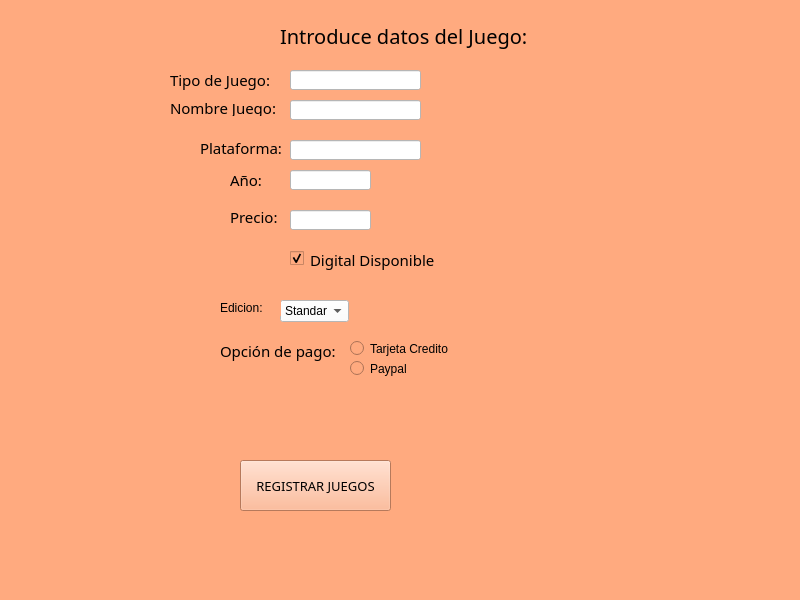
<?xml version="1.0" encoding="UTF-8"?>
<ui version="4.0">
 <class>MainWindow</class>
 <widget class="QMainWindow" name="MainWindow">
  <property name="geometry">
   <rect>
    <x>0</x>
    <y>0</y>
    <width>800</width>
    <height>600</height>
   </rect>
  </property>
  <property name="windowTitle">
   <string>MainWindow</string>
  </property>
  <property name="styleSheet">
   <string notr="true">background-color: rgb(255, 170, 127);</string>
  </property>
  <widget class="QWidget" name="centralwidget">
   <widget class="QLabel" name="label">
    <property name="geometry">
     <rect>
      <x>280</x>
      <y>20</y>
      <width>271</width>
      <height>31</height>
     </rect>
    </property>
    <property name="font">
     <font>
      <family>MV Boli</family>
      <pointsize>15</pointsize>
      <weight>50</weight>
      <italic>false</italic>
      <bold>false</bold>
     </font>
    </property>
    <property name="styleSheet">
     <string notr="true">font: 15pt &quot;MV Boli&quot;;</string>
    </property>
    <property name="text">
     <string>Introduce datos del Juego:</string>
    </property>
   </widget>
   <widget class="QLabel" name="label_2">
    <property name="geometry">
     <rect>
      <x>170</x>
      <y>100</y>
      <width>111</width>
      <height>16</height>
     </rect>
    </property>
    <property name="font">
     <font>
      <family>MV Boli</family>
      <pointsize>11</pointsize>
      <weight>50</weight>
      <italic>false</italic>
      <bold>false</bold>
     </font>
    </property>
    <property name="styleSheet">
     <string notr="true">font: 11pt &quot;MV Boli&quot;;</string>
    </property>
    <property name="text">
     <string>Nombre Juego:</string>
    </property>
   </widget>
   <widget class="QLineEdit" name="entrada_nombre_juego">
    <property name="geometry">
     <rect>
      <x>290</x>
      <y>100</y>
      <width>131</width>
      <height>20</height>
     </rect>
    </property>
    <property name="font">
     <font>
      <pointsize>10</pointsize>
     </font>
    </property>
    <property name="styleSheet">
     <string notr="true">background-color: rgb(255, 255, 255);</string>
    </property>
   </widget>
   <widget class="QLabel" name="label_5">
    <property name="geometry">
     <rect>
      <x>230</x>
      <y>210</y>
      <width>47</width>
      <height>13</height>
     </rect>
    </property>
    <property name="font">
     <font>
      <family>MV Boli</family>
      <pointsize>11</pointsize>
      <weight>50</weight>
      <italic>false</italic>
      <bold>false</bold>
     </font>
    </property>
    <property name="styleSheet">
     <string notr="true">font: 11pt &quot;MV Boli&quot;;</string>
    </property>
    <property name="text">
     <string>Precio:</string>
    </property>
   </widget>
   <widget class="QLineEdit" name="entrada_precio_juego">
    <property name="geometry">
     <rect>
      <x>290</x>
      <y>210</y>
      <width>81</width>
      <height>20</height>
     </rect>
    </property>
    <property name="font">
     <font>
      <pointsize>10</pointsize>
     </font>
    </property>
    <property name="styleSheet">
     <string notr="true">background-color: rgb(255, 255, 255);</string>
    </property>
    <property name="text">
     <string/>
    </property>
   </widget>
   <widget class="QPushButton" name="boton_resgistrar_juego">
    <property name="geometry">
     <rect>
      <x>240</x>
      <y>460</y>
      <width>151</width>
      <height>51</height>
     </rect>
    </property>
    <property name="font">
     <font>
      <family>MV Boli</family>
      <pointsize>10</pointsize>
      <weight>50</weight>
      <italic>false</italic>
      <bold>false</bold>
     </font>
    </property>
    <property name="styleSheet">
     <string notr="true">font: 10pt &quot;MV Boli&quot;;</string>
    </property>
    <property name="text">
     <string>REGISTRAR JUEGOS</string>
    </property>
   </widget>
   <widget class="QLabel" name="label_6">
    <property name="geometry">
     <rect>
      <x>200</x>
      <y>140</y>
      <width>91</width>
      <height>16</height>
     </rect>
    </property>
    <property name="font">
     <font>
      <family>MV Boli</family>
      <pointsize>11</pointsize>
      <weight>50</weight>
      <italic>false</italic>
      <bold>false</bold>
     </font>
    </property>
    <property name="styleSheet">
     <string notr="true">font: 11pt &quot;MV Boli&quot;;</string>
    </property>
    <property name="text">
     <string>Plataforma:</string>
    </property>
   </widget>
   <widget class="QLineEdit" name="entrada_tipo_plataforma">
    <property name="geometry">
     <rect>
      <x>290</x>
      <y>140</y>
      <width>131</width>
      <height>20</height>
     </rect>
    </property>
    <property name="font">
     <font>
      <pointsize>10</pointsize>
     </font>
    </property>
    <property name="styleSheet">
     <string notr="true">background-color: rgb(255, 255, 255);</string>
    </property>
    <property name="text">
     <string/>
    </property>
   </widget>
   <widget class="QLabel" name="label_7">
    <property name="geometry">
     <rect>
      <x>170</x>
      <y>70</y>
      <width>111</width>
      <height>20</height>
     </rect>
    </property>
    <property name="font">
     <font>
      <family>MV Boli</family>
      <pointsize>11</pointsize>
      <weight>50</weight>
      <italic>false</italic>
      <bold>false</bold>
     </font>
    </property>
    <property name="styleSheet">
     <string notr="true">font: 11pt &quot;MV Boli&quot;;</string>
    </property>
    <property name="text">
     <string>Tipo de Juego:</string>
    </property>
   </widget>
   <widget class="QLineEdit" name="entrada_tipo_juego">
    <property name="geometry">
     <rect>
      <x>290</x>
      <y>70</y>
      <width>131</width>
      <height>20</height>
     </rect>
    </property>
    <property name="font">
     <font>
      <pointsize>10</pointsize>
     </font>
    </property>
    <property name="styleSheet">
     <string notr="true">background-color: rgb(255, 255, 255);</string>
    </property>
    <property name="text">
     <string/>
    </property>
   </widget>
   <widget class="QLabel" name="label_8">
    <property name="geometry">
     <rect>
      <x>230</x>
      <y>170</y>
      <width>51</width>
      <height>20</height>
     </rect>
    </property>
    <property name="font">
     <font>
      <family>MV Boli</family>
      <pointsize>11</pointsize>
      <weight>50</weight>
      <italic>false</italic>
      <bold>false</bold>
     </font>
    </property>
    <property name="styleSheet">
     <string notr="true">font: 11pt &quot;MV Boli&quot;;</string>
    </property>
    <property name="text">
     <string>Año:</string>
    </property>
   </widget>
   <widget class="QLineEdit" name="entrada_anio_juego">
    <property name="geometry">
     <rect>
      <x>290</x>
      <y>170</y>
      <width>81</width>
      <height>20</height>
     </rect>
    </property>
    <property name="font">
     <font>
      <pointsize>10</pointsize>
     </font>
    </property>
    <property name="styleSheet">
     <string notr="true">background-color: rgb(255, 255, 255);</string>
    </property>
    <property name="text">
     <string/>
    </property>
   </widget>
   <widget class="QLabel" name="label_11">
    <property name="geometry">
     <rect>
      <x>220</x>
      <y>340</y>
      <width>121</width>
      <height>21</height>
     </rect>
    </property>
    <property name="font">
     <font>
      <family>MV Boli</family>
      <pointsize>11</pointsize>
      <weight>50</weight>
      <italic>false</italic>
      <bold>false</bold>
     </font>
    </property>
    <property name="styleSheet">
     <string notr="true">font: 11pt &quot;MV Boli&quot;;</string>
    </property>
    <property name="text">
     <string>Opción de pago:</string>
    </property>
   </widget>
   <widget class="QCheckBox" name="checkbox_digital">
    <property name="geometry">
     <rect>
      <x>290</x>
      <y>250</y>
      <width>21</width>
      <height>17</height>
     </rect>
    </property>
    <property name="text">
     <string/>
    </property>
    <property name="checked">
     <bool>true</bool>
    </property>
   </widget>
   <widget class="QComboBox" name="combo_edicion">
    <property name="geometry">
     <rect>
      <x>280</x>
      <y>300</y>
      <width>69</width>
      <height>22</height>
     </rect>
    </property>
    <property name="styleSheet">
     <string notr="true">background-color: rgb(255, 255, 255);</string>
    </property>
    <item>
     <property name="text">
      <string>Standar</string>
     </property>
    </item>
    <item>
     <property name="text">
      <string>Gold</string>
     </property>
    </item>
    <item>
     <property name="text">
      <string>De Luxe</string>
     </property>
    </item>
   </widget>
   <widget class="QRadioButton" name="radio_tarjeta_credito">
    <property name="geometry">
     <rect>
      <x>350</x>
      <y>340</y>
      <width>111</width>
      <height>17</height>
     </rect>
    </property>
    <property name="styleSheet">
     <string notr="true">font: 10pt &quot;MV Boli&quot;;</string>
    </property>
    <property name="text">
     <string>Tarjeta Credito</string>
    </property>
   </widget>
   <widget class="QRadioButton" name="radio_paypal">
    <property name="geometry">
     <rect>
      <x>350</x>
      <y>360</y>
      <width>82</width>
      <height>17</height>
     </rect>
    </property>
    <property name="styleSheet">
     <string notr="true">font: 10pt &quot;MV Boli&quot;;</string>
    </property>
    <property name="text">
     <string>Paypal</string>
    </property>
   </widget>
   <widget class="QLabel" name="label_3">
    <property name="geometry">
     <rect>
      <x>220</x>
      <y>300</y>
      <width>61</width>
      <height>16</height>
     </rect>
    </property>
    <property name="styleSheet">
     <string notr="true">font: 11pt &quot;MV Boli&quot;;</string>
    </property>
    <property name="text">
     <string>Edicion:</string>
    </property>
   </widget>
   <widget class="QLabel" name="label_9">
    <property name="geometry">
     <rect>
      <x>310</x>
      <y>250</y>
      <width>131</width>
      <height>20</height>
     </rect>
    </property>
    <property name="font">
     <font>
      <family>MV Boli</family>
      <pointsize>11</pointsize>
      <weight>50</weight>
      <italic>false</italic>
      <bold>false</bold>
     </font>
    </property>
    <property name="styleSheet">
     <string notr="true">font: 11pt &quot;MV Boli&quot;;</string>
    </property>
    <property name="text">
     <string>Digital Disponible</string>
    </property>
   </widget>
  </widget>
  <widget class="QStatusBar" name="statusbar"/>
 </widget>
 <resources/>
 <connections/>
</ui>
